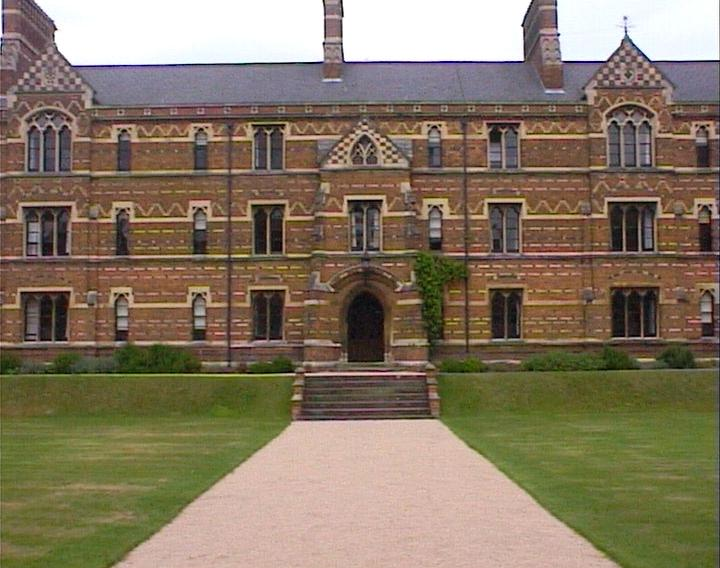
#> input picture Image stitching/keble_b.jpg, 720 x 568 px, found by its file name
$ python image_stitching.py
#> lines starting #> are read from the running program, lines starting #| are printed output that depends on the picture
import numpy as np
import cv2
from matplotlib import pyplot as plt

img1 = cv2.imread('keble_b.jpg')
#> img1 is the input picture: shape (568, 720, 3); mean B, G, R 98.5, 118.8, 133.1
img2 = cv2.imread('keble_a.jpg')
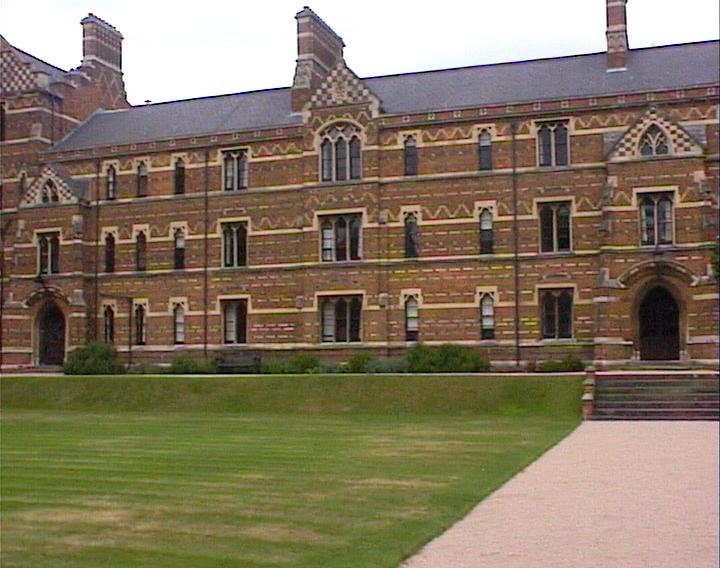
#> input picture Image stitching/keble_a.jpg, 720 x 568 px, found by its file name
#> img2 is the input picture: shape (568, 720, 3); mean B, G, R 97.8, 119.2, 132.3
img3 = cv2.imread('keble_c.jpg')
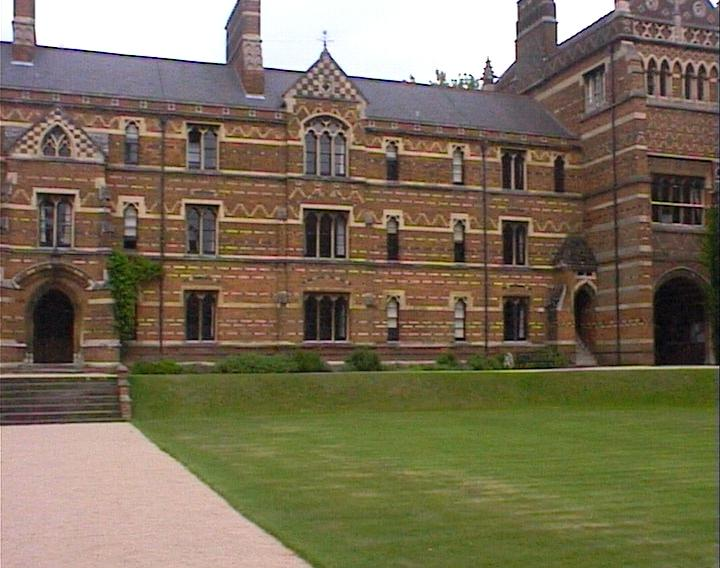
#> input picture Image stitching/keble_c.jpg, 720 x 568 px, found by its file name
#> img3 is the input picture: shape (568, 720, 3); mean B, G, R 87.7, 110.4, 121.8

def kaze(img):
    kaze = cv2.KAZE_create()
    # find the keypoints and descriptors with ORB
    kps, des = kaze.detectAndCompute(img, None)
#> kps = 1611 keypoints; strongest (x, y, size): (588, 55, 34.9), (351, 53, 9.8), (519, 56, 5.9), (71, 41, 27)
    # draw only keypoints location,not size and orientation
    keys = cv2.drawKeypoints(img,kps,color=(0,255,0), flags=0, outImage = None)
    plt.figure()
    plt.imshow(keys),plt.show()
    plt.title('Keypoints detected')
    return keys,kps,des

def stitch(img1, img2):
    keys1, kps1, des1 = kaze(img1)
#> kps1 has the same summary as kps in kaze
    keys2, kps2, des2 = kaze(img2)
#> in kaze (call 2), `kps, des = kaze.detectAndCompute(img, None)`: kps = 1648 keypoints; strongest (x, y, size): (99, 39, 27.1), (67, 50, 25.4), (135, 96, 12.5), (636, 40, 10.1)
#> kps2 has the same summary as kps in kaze

    bf = cv2.BFMatcher()
    matches = bf.knnMatch(des1,des2, k=2)
#> matches = 1611 matches
    good = []
    for match in matches:
        if match[0].distance < 0.2*match[1].distance:
            good.append(match[0])
#> after the loop, good = 191 matches
    draw_params = dict(matchColor = (0,255,0),singlePointColor = None,flags = 2)
    img3 = cv2.drawMatches(img1,kps1,img2,kps2,good,None,**draw_params)
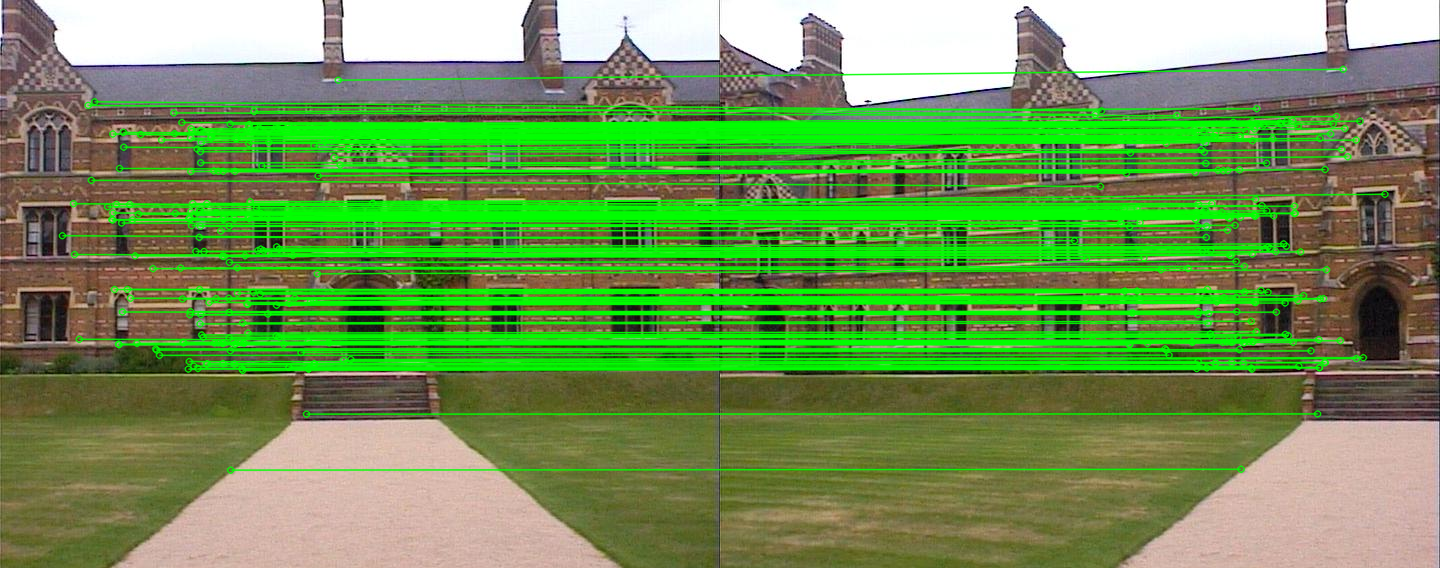
#> img3: shape (568, 1440, 3); mean B, G, R 85.2, 149.4, 112.8
    plt.figure()
    plt.imshow(img3)
    plt.title('Features matched')
    plt.show()
    src_pts = np.float32([ kps1[m.queryIdx].pt for m in good ]).reshape(-1,1,2)
#> src_pts = 191 rows, first 8: [94.15, 101.3], [87.7, 104.9], [248.7, 124], [254.3, 126.3], [282, 126.1], [200.2, 129.8], [191.6, 130.9], [250.6, 131.3]
    dst_pts = np.float32([ kps2[m.trainIdx].pt for m in good ]).reshape(-1,1,2)
#> dst_pts = 191 rows, first 8: [381.1, 110.4], [374.9, 114.1], [531.8, 121.1], [537.4, 123.4], [566.1, 121], [483.5, 130.5], [475, 132], [534, 128.5]

    M, mask = cv2.findHomography(src_pts, dst_pts,cv2.RANSAC,5.0)
#> M = [[0.822, 0.0215, 292.8], [-0.095, 0.945, 20.43], [-0.000243, -1.53e-06, 1]]; mask = 191 values from 1 to 1
    print(M)
#| [[ 8.21788303e-01  2.15216209e-02  2.92807166e+02]
#|  [-9.50361660e-02  9.44854033e-01  2.04268398e+01]
#|  [-2.43205912e-04 -1.52722618e-06  1.00000000e+00]]
    h,w,d = img2.shape
#> h = 568; w = 720; d = 3
    pts = np.float32([ [0,0],[0,h-1],[w-1,h-1],[w-1,0] ]).reshape(-1,1,2)
#> pts = [[0, 0], [0, 567], [719, 567], [719, 0]]
    #print(pts)
    dstp = cv2.perspectiveTransform(pts,M)
#> dstp = [[292.8, 20.43], [305.3, 556.6], [1086.9, 591.8], [1070.9, -58.06]]
    #print(dstp[3][0][0])
    dst = cv2.warpPerspective(img1,M,(img2.shape[1] + img1.shape[1], img2.shape[0]))

    dst[0:img2.shape[0], 0:img2.shape[1]] = img2
    dst = dst[:,0:int(dstp[3][0][0])]
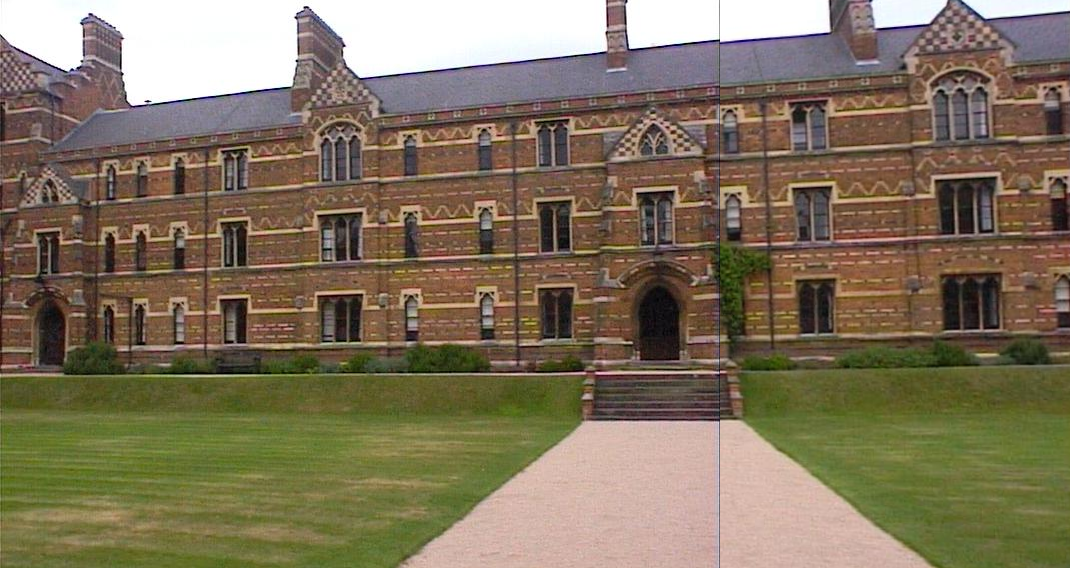
#> dst: shape (568, 1070, 3); mean B, G, R 92.6, 115.1, 128.3
    plt.figure()
    plt.imshow(dst)
    plt.title('Image sticthed')
    plt.show()
    return dst

img4 = stitch(img1,img2)

plt.imshow(img4)
plt.title('Image 1 and 2 stitched')

final_image =stitch(img3 ,img4)
#> in kaze (call 3), `kps, des = kaze.detectAndCompute(img, None)`: kps = 1513 keypoints; strongest (x, y, size): (502, 61, 16.2), (569, 27, 17.2), (565, 32, 12.2), (218, 55, 9.9)
#> in stitch (call 2), `keys1, kps1, des1 = kaze(img1)`: kps1 has the same summary as kps in kaze
#> in kaze (call 4), `kps, des = kaze.detectAndCompute(img, None)`: kps = 2437 keypoints; strongest (x, y, size): (99, 39, 27.1), (67, 50, 25.4), (822, 24, 10), (135, 96, 12.5)
#> in kaze (call 4), `keys = cv2.drawKeypoints(img,kps,color=(0,255,0), flags=0, outImage = ..`:
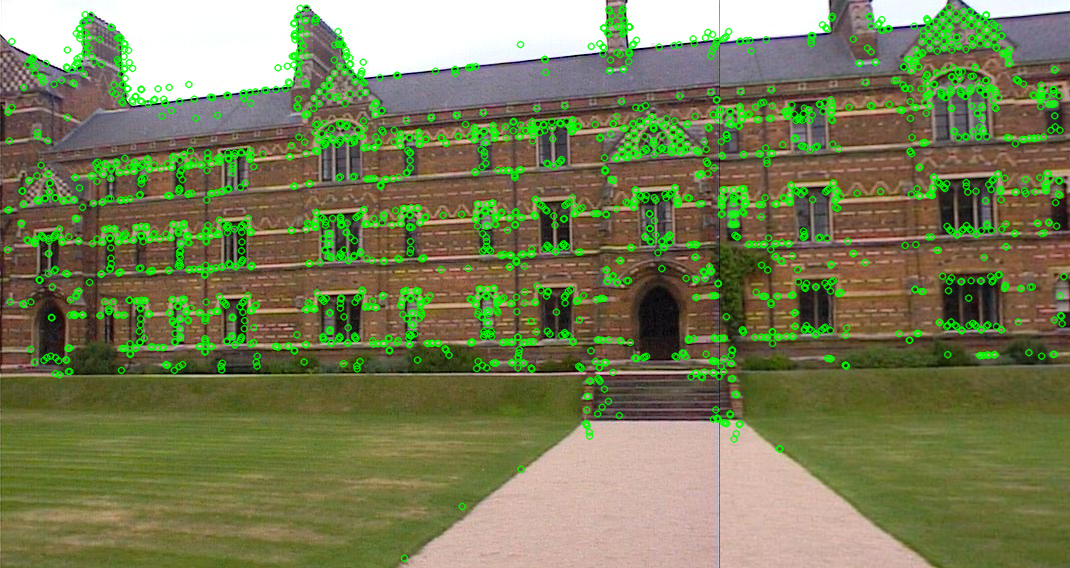
#> keys: shape (568, 1070, 3); mean B, G, R 86.2, 125.9, 119.8
#> in stitch (call 2), `keys2, kps2, des2 = kaze(img2)`: kps2 has the same summary as kps in kaze
#> in stitch (call 2), `matches = bf.knnMatch(des1,des2, k=2)`: matches = 1513 matches
#> after the loop in stitch (call 2), `for match in matches:`: good = 23 matches
#> in stitch (call 2), `img3 = cv2.drawMatches(img1,kps1,img2,kps2,good,None,**draw_params)`:
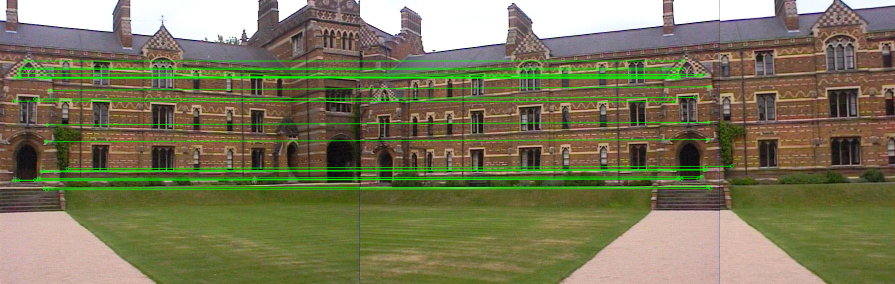
#> img3: shape (568, 1790, 3) (shown at 1/2 size); mean B, G, R 88.1, 119.4, 121.8
#> in stitch (call 2), `src_pts = np.float32([ kps1[m.queryIdx].pt for m in good ]).reshape(-1..`: src_pts = 23 rows, first 8: [51.11, 121.6], [47.08, 135.7], [38.72, 138.3], [36.98, 146.8], [39.3, 154.3], [28.82, 154.8], [88.97, 154.6], [82.61, 156.8]
#> in stitch (call 2), `dst_pts = np.float32([ kps2[m.trainIdx].pt for m in good ]).reshape(-1..`: dst_pts = 23 rows, first 8: [647, 121.5], [644, 135.9], [635.6, 139.6], [634.6, 148], [637.3, 155.2], [627.5, 156.7], [686.6, 148.7], [680.3, 152.3]
#> in stitch (call 2), `M, mask = cv2.findHomography(src_pts, dst_pts,cv2.RANSAC,5.0)`: M = [[0.571, 0.0345, 594], [-0.214, 0.955, 12.44], [-0.000582, -9.65e-06, 1]]; mask = 23 values from 1 to 1
#| [[ 5.71480092e-01  3.45416332e-02  5.93977945e+02]
#|  [-2.14379533e-01  9.54805931e-01  1.24384204e+01]
#|  [-5.81794603e-04 -9.65230996e-06  1.00000000e+00]]
#> in stitch (call 2), `dstp = cv2.perspectiveTransform(pts,M)`: dstp = [[594, 12.44], [616.9, 556.9], [3286.4, 871.3], [3187, -573.3]]
#> in stitch (call 2), `dst[0:img2.shape[0], 0:img2.shape[1]] = img2`:
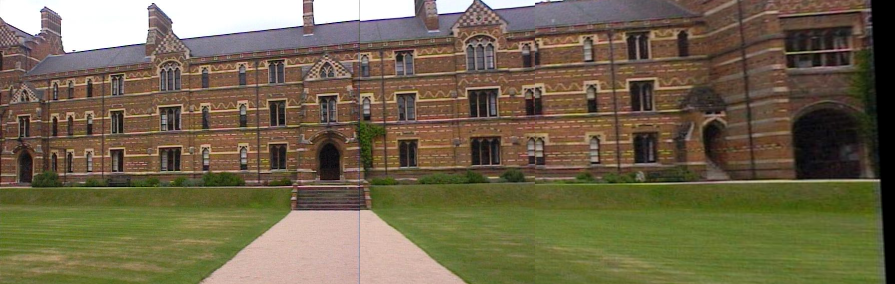
#> dst: shape (568, 1790, 3) (shown at 1/2 size); mean B, G, R 76, 101.3, 112.4
plt.imshow(final_image)
plt.title('Final Stitched Image')
